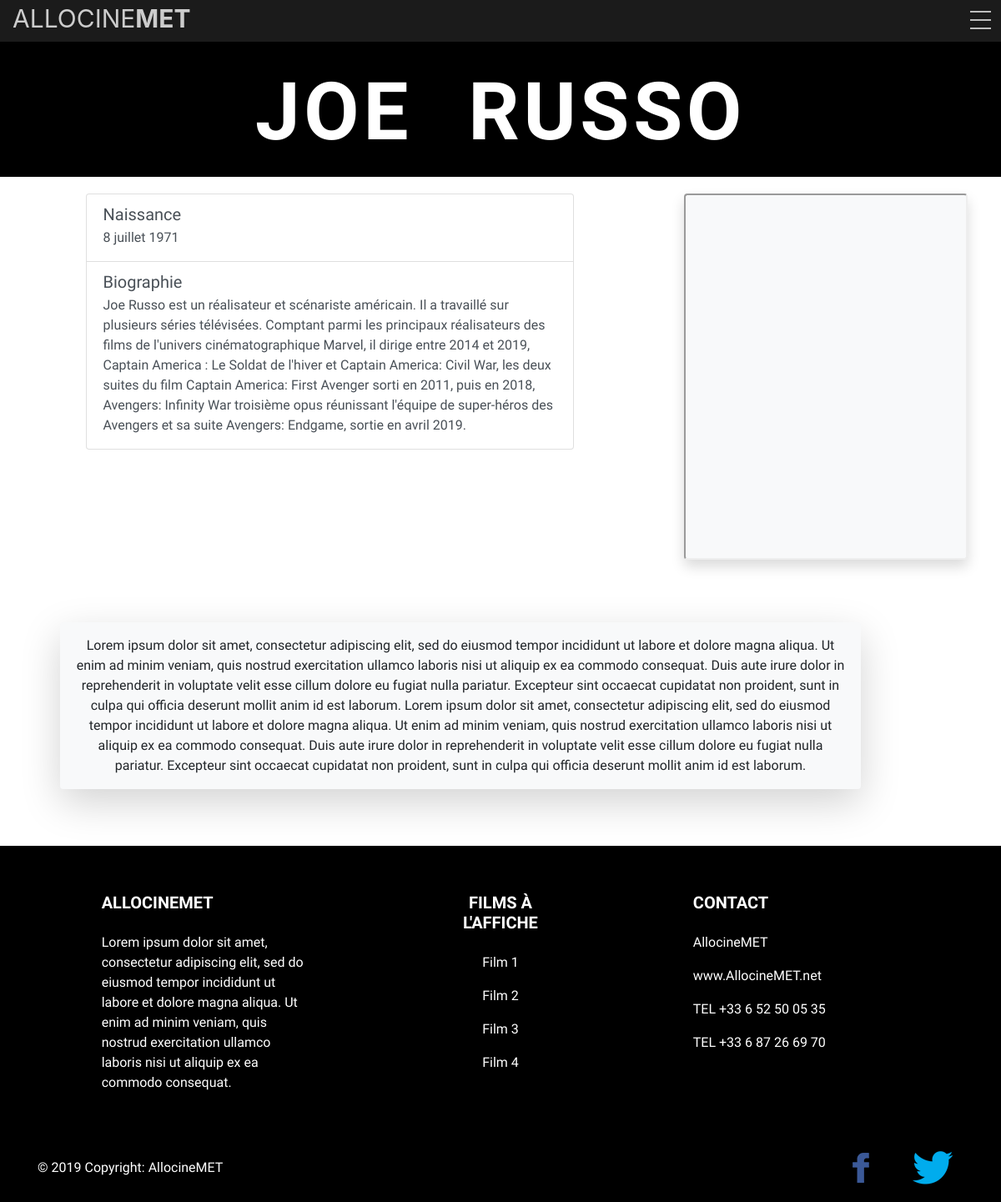
The page /realisateur.php?id=1 on the database its author committed.
### tables this page shows
CREATE TABLE `Realisateur` (
  `ID_Rea` int(11) NOT NULL,
  `Nom` varchar(255) NOT NULL,
  `Naissance` varchar(255) NOT NULL,
  `Bio` text NOT NULL,
  `Image` varchar(255) NOT NULL
);

### realisateur.php (the view, shortened to what this page needs)
<!DOCTYPE html>
<html lang="fr">
<head>
    <link rel="stylesheet" href="https://stackpath.bootstrapcdn.com/bootstrap/4.3.1/css/bootstrap.min.css">
    <link rel="stylesheet" href="css/style_pages_cont_real_act.css">
    <link rel="stylesheet" href="css/footer.css">
</head>
<body>
<?php include('header.php');?>
<?php include('bdd.php');?>
<?php
  $idrea = $_GET["id"];
  $res = $bdd->prepare("SELECT * FROM Realisateur WHERE ID_Rea=?");
  $res->execute(array($idrea));
  $donnees = $res->fetch();
  ?>
  <main id="real">
        <div class="hoofd">
          <h1 class="text-uppercase"><?php echo $donnees['Nom']; ?></h1>
      </div>
      <div class="row">
        <div class="col-1 col-sm-1 col-md-1 col-lg-1 col-xl-1"></div>
        <div class="col-10 col-sm-10 col-md-5 col-lg-5 col-xl-6">
          <div class="list-group CI">
            <div class="list-group-item list-group-item-action">
              <div class="d-flex w-100 justify-content-between">
                <h5 class="mb-1">Naissance</h5>
              </div>
              <p class="mb-1"><?php echo $donnees['Naissance']; ?></p>
            </div>
            <div class="list-group-item list-group-item-action">
              <div class="d-flex w-100 justify-content-between">
                <h5 class="mb-1">Biographie</h5>
              </div>
              <p class="mb-1"><?php echo $donnees['Bio']; ?></p>
            </div>
          </div>
        </div>
        <div class="col-3 col-sm-3 col-md-1 col-lg-1 col-xl-1"></div>
        <div class="col-6 col-sm-6 col-md-3 col-lg-3 col-xl-3">
          <iframe class="shadow p-3 mb-5 bg-light rounded" src="img/<?php echo $donnees['Image']; ?>" height="439px" width="340px"></iframe>
        </div>
        <div class="col-3 col-sm-3 col-md-2 col-lg-2 col-xl-1"></div>
      </div>
    <p class="text-center shadow-lg p-3 mb-5 bg-light rounded">Lorem ipsum dolor sit amet, consectetur adipiscing elit,
      sed do eiusmod tempor incididunt ut labore et dolore magna aliqua. Ut enim ad
      minim veniam, quis nostrud exercitation ullamco laboris nisi ut aliquip ex ea
      commodo consequat. Duis aute irure dolor in reprehenderit in voluptate velit
      esse cillum dolore eu fugiat nulla pariatur. Excepteur sint occaecat cupidatat
      non proident, sunt in culpa qui officia deserunt mollit anim id est laborum. Lorem ipsum dolor sit amet, consectetur adipiscing elit,
        sed do eiusmod tempor incididunt ut labore et dolore magna aliqua. Ut enim ad
        minim veniam, quis nostrud exercitation ullamco laboris nisi ut aliquip ex ea
        commodo consequat. Duis aute irure dolor in reprehenderit in voluptate velit
        esse cillum dolore eu fugiat nulla pariatur. Excepteur sint occaecat cupidatat
        non proident, sunt in culpa qui officia deserunt mollit anim id est laborum.
    </p>
    </main>
    <?php include('footer.php');?>
</body>
</html>

### css/style_pages_cont_real_act.css (style rules this page uses)
html, body { padding: 0; margin: 0; overflow-x: hidden; }
#content, #real, #acteur { background-color: white; padding-bottom: 20px; }
#content, #real { font-family: 'Roboto Condensed', sans-serif; }
#content .hoofd, #real .hoofd, #acteur .hoofd { display: flex; align-items: center; flex-direction: column; justify-content: center; padding-bottom: 1%; width: 100%; min-height: 18vh; background-color: black; }
#content h1, #real h1, #acteur h1 { font-family: 'Poiret One', cursive; text-shadow: .06em .03em rgba(0, 0, 0, 0.404); font-size: 6em; font-weight: 600; word-spacing: 0.4em; letter-spacing: 0.05em; text-align: center; margin-top: 0.8em; }
#content h1, #real h1 { color: white; }
#content .text-center, #real .text-center, #acteur .text-center { padding: 20px 10%; width: 80%; }
#real .text-center, #acteur .text-center { margin-left: 6%; margin-top: 20px; }
#real .row, #acteur .row { margin-top: 20px; }
#real .CI, #acteur .CI { margin-bottom: 20px; }

### css/footer.css (style rules this page uses)
* { margin: 0; padding: 0; box-sizing: 0; }

### css/header.css (style rules this page uses)
html, body { padding: 0; margin: 0; }

### rows shown on the page
realisateur: Nom "JOE RUSSO", Naissance "8 juillet 1971", Bio "Joe Russo est un réalisateur et scénariste américain. Il a travaillé sur plusieurs séries télévisées. Comptant parmi les principaux réalisateurs des films de l'univers cinématographique Marvel, il dirige entre 2014 et 2019, Captain America : Le Soldat de l'hiver et Captain America: Civil War, les deux suites du film Captain America: First Avenger sorti en 2011, puis en 2018, Avengers: Infinity War troisième opus réunissant l'équipe de super-héros des Avengers et sa suite Avengers: Endgame, sortie en avril 2019."
